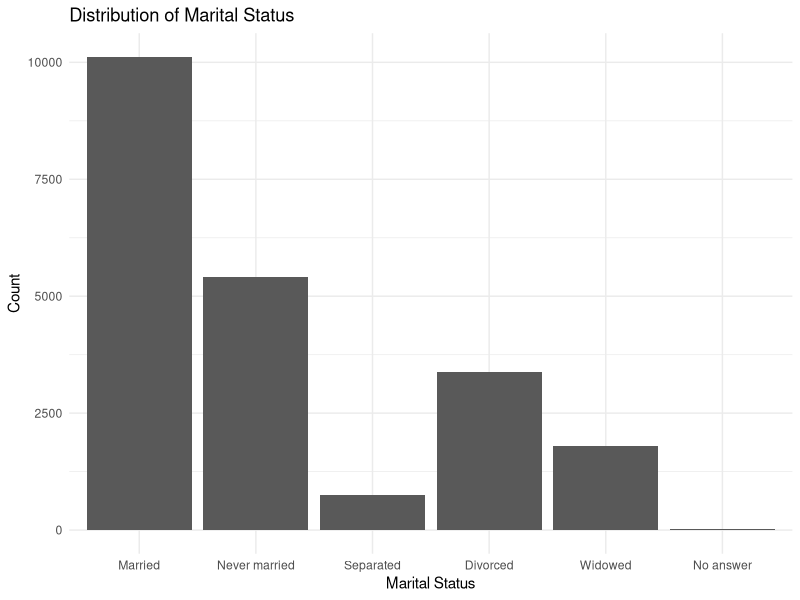
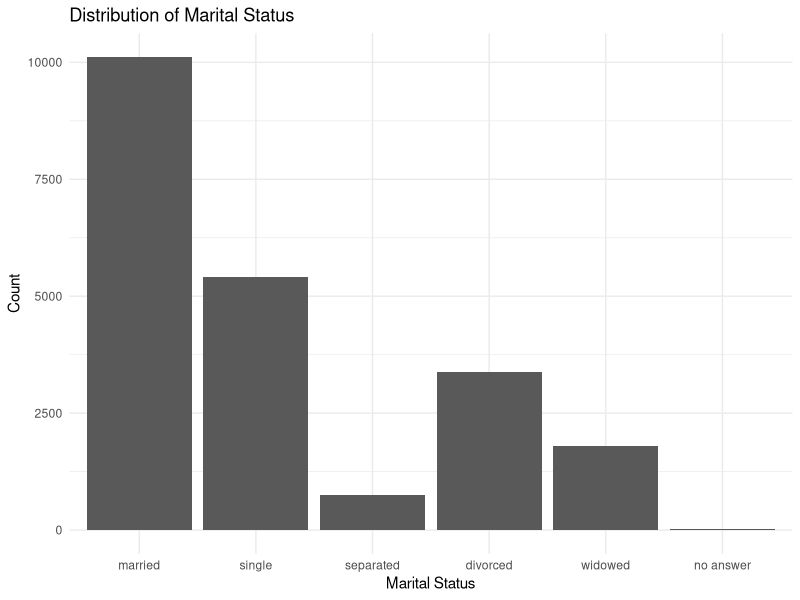
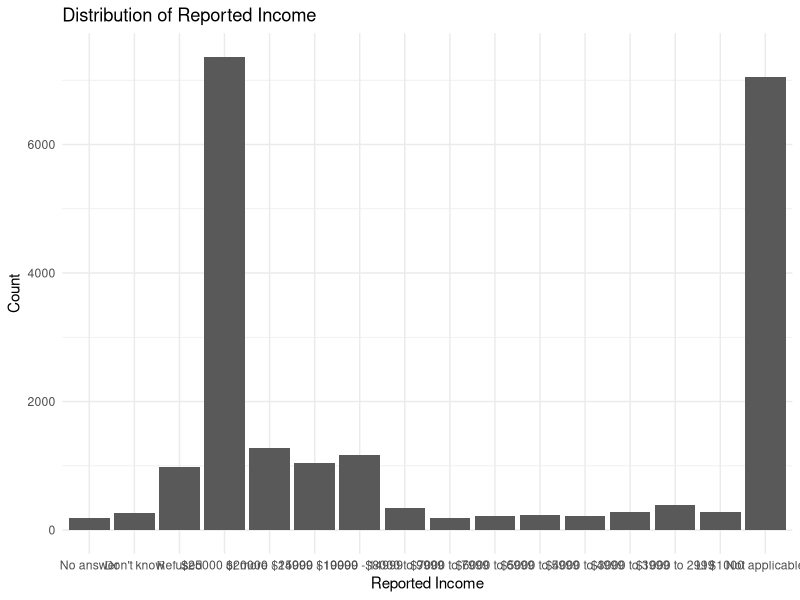
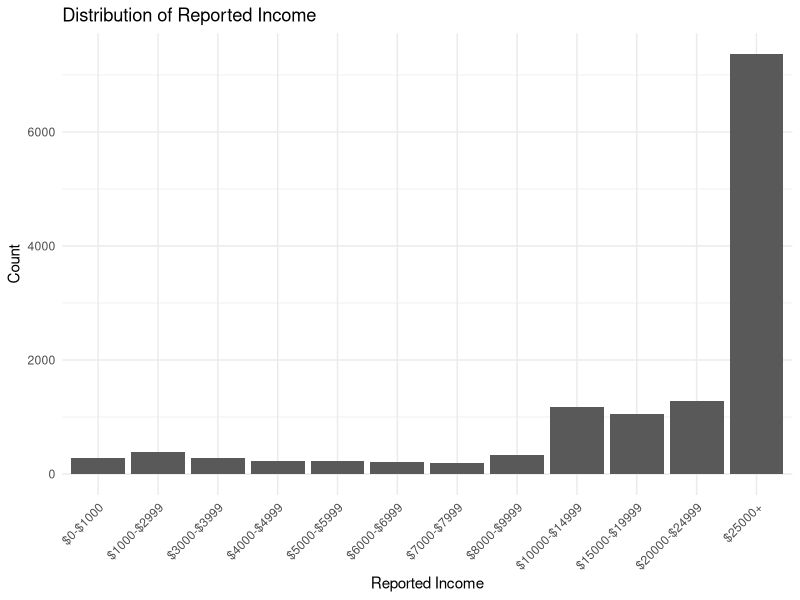

Source code (R) for these figures, in order:
## ---- chunk 1
#| label: load-pkgs
#| code-fold: false

# Loading package(s)
library(tidyverse)
library(forcats)
## ---- chunk 2
#| label: ex-1

gss_clean <- gss_cat |>
  mutate(marital = fct_relevel(marital, "Married", "Never married", "Separated", "Divorced", "Widowed", "No answer"))

  ggplot(gss_clean, aes(x = marital)) + 
  geom_bar() +
  labs(title = "Distribution of Marital Status",
       x = "Marital Status",
       y = "Count") + 
  theme_minimal()
## ---- chunk 3
#| label: ex-2

gss_clean <- gss_clean |>
  mutate(marital = fct_recode(marital, "single" = "Never married"),
         marital = fct_relabel(marital, tolower))
  
ggplot(gss_clean, aes(x = marital)) + 
  geom_bar() + 
  labs(title = "Distribution of Marital Status",
       x = "Marital Status",
       y = "Count") + 
  theme_minimal()
## ---- chunk 4
#| label: ex-3

gss_clean <- gss_clean |>
  mutate(race = fct_expand(race, "Hispanic", "Asian", "American Indian"))

levels(gss_clean$race)
## ---- chunk 5
#| label: ex-4

mispelling <- factor(gss_clean$race, levels = c("Other", "Blak", "White", "Not applicable"))

head(mispelling, n = 36)
table(mispelling)

new_level <- factor(gss_clean$race, levels = c("Other", "Asian", "White", "Not applicable"))

head(new_level, n = 36)
table(new_level)
## ---- chunk 6
#| label: ex-5-default

ggplot(gss_clean, aes(x = rincome)) + 
  geom_bar() +
  labs(title = "Distribution of Reported Income",
       x = "Reported Income",
       y = "Count") +
  theme_minimal()
## ---- chunk 7
#| label: ex-5-improved

gss_improved <- gss_clean |>
  mutate(rincome = fct_recode(rincome,
                              "$0-$1000" = "Lt $1000",
                              "$1000-$2999" = "$1000 to 2999",
                              "$3000-$3999" = "$3000 to 3999",
                              "$4000-$4999" = "$4000 to 4999",
                              "$5000-$5999" = "$5000 to 5999",
                              "$6000-$6999" = "$6000 to 6999",
                              "$7000-$7999" = "$7000 to 7999",
                              "$8000-$9999" = "$8000 to 9999",
                              "$10000-$14999" = "$10000 - 14999",
                              "$15000-$19999" = "$15000 - 19999",
                              "$20000-$24999" = "$20000 - 24999",
                              "$25000+" = "$25000 or more") |>
           fct_drop() |>
           fct_relevel("$0-$1000", "$1000-$2999", "$3000-$3999", "$4000-$4999",
                       "$5000-$5999", "$6000-$6999", "$7000-$7999", "$8000-$9999",
                       "$10000-$14999", "$15000-$19999", "$20000-$24999", "$25000+"))

ggplot(gss_improved |>
         filter(!rincome %in% c("Refused", "Don't know", "No answer", "Not applicable")),
         aes(x = rincome)) + 
  geom_bar() + 
  labs(title = "Distribution of Reported Income",
       x = "Reported Income",
       y = "Count") +
  theme_minimal() + 
  theme(axis.text.x = element_text(angle = 45, hjust = 1))
## ---- chunk 8
#| label: ex-6
gss_clean <- gss_clean |>
  mutate(year = as.factor(year))

str(gss_clean$year)
## ---- chunk 9
#| label: ex-7

gss_smaller <- gss_clean |>
  mutate(rincome = fct_collapse(rincome, 
                                "$4999-$0" = c("Lt $1000", "$1000 to 2999", "$3000 to 3999", "$4000 to 4999"),
                                "$9999-$5000" = c("$5000 to 5999", "$6000 to 6999", "$7000 to 7999", "$8000 to 9999"),
                                "$14999-$10000" = c("$10000 - 14999"),
                                "$19999-$15000" = c("$15000 - 19999"),
                                "$20000+" = c("$20000 - 24999", "$25000 or more"),
                                "Unknown" = c("Not applicable", "No answer", "Don't know", "Refused")))

levels(gss_smaller$rincome)
